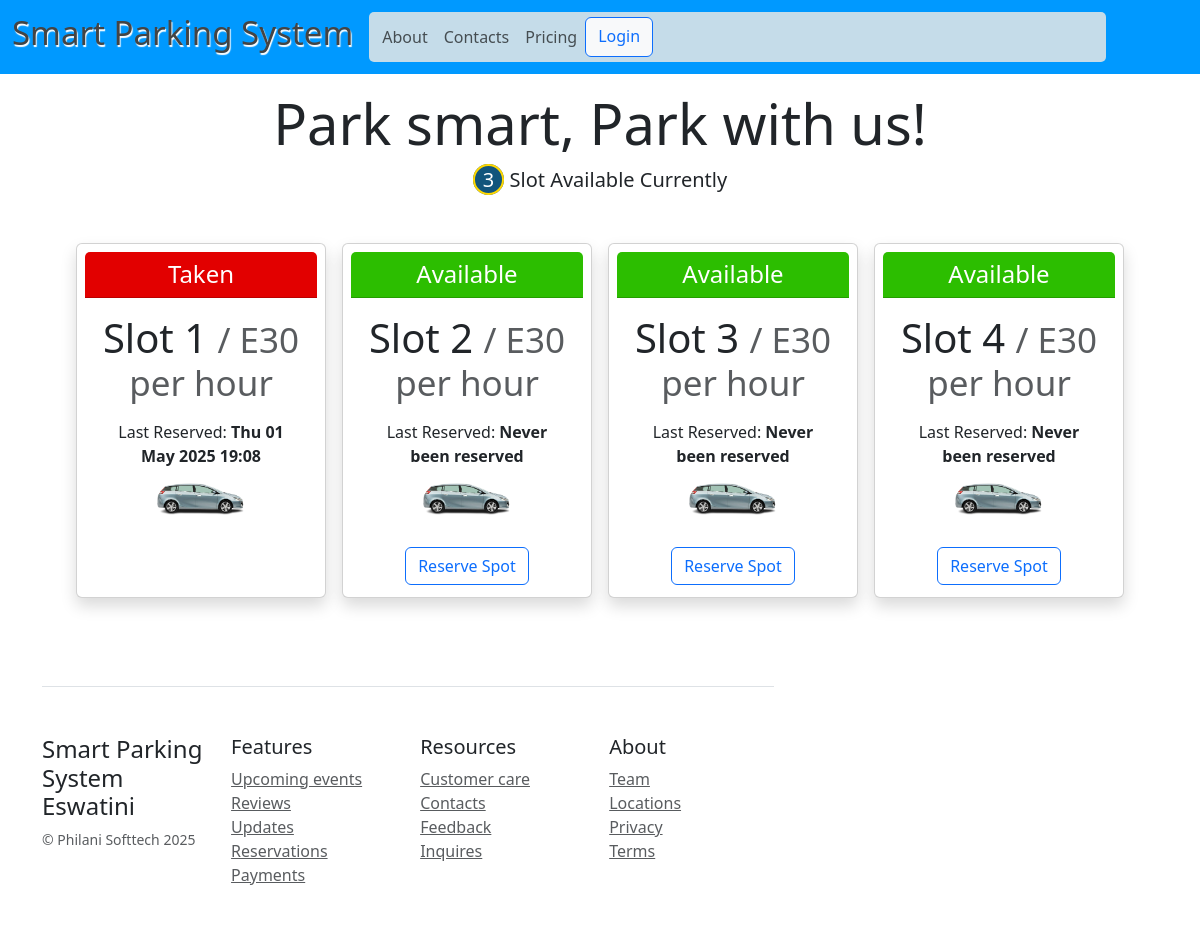
The page / on the database its author committed.
### tables this page shows
CREATE TABLE `parkings` (
  `id` int(11) NOT NULL,
  `parking_code` varchar(50) DEFAULT NULL,
  `parking_type` varchar(20) DEFAULT NULL,
  `parking_name` varchar(100) NOT NULL,
  `price` float NOT NULL,
  `status` tinyint(1) NOT NULL DEFAULT 1,
  `location` varchar(255) DEFAULT NULL
);

CREATE TABLE `reservations` (
  `id` int(11) NOT NULL,
  `user` varchar(255) DEFAULT NULL,
  `vehicle_registration` varchar(20) DEFAULT NULL,
  `parking_code` varchar(255) DEFAULT NULL,
  `reserved_at` timestamp NOT NULL DEFAULT current_timestamp(),
  `parked_at` timestamp NULL DEFAULT NULL,
  `left_at` timestamp NULL DEFAULT NULL,
  `init_duration` float NOT NULL,
  `amount_paid` float NOT NULL,
  `payment_method` varchar(50) NOT NULL
);

### home.php (the view, shortened to what this page needs)
<!DOCTYPE html>
<html lang="en">
<head>
  <link rel="stylesheet" href="./Assets/css/Bootstrap/bootstrap.min.css">
  <link rel="stylesheet" href="./Assets/css/Bootstrap/bootstrap-utilities.min.css">
  <link rel="stylesheet" href="./Assets/css/style.css">
</head>
<body>
  <nav class="navbar navbar-expand-lg navbar-light">
    <div class="container-fluid ">
      <a class="navbar-brand" href="#">
        <h1 class="heading">Smart Parking System</h3>
      </a>
      <div class="collapse navbar-collapse" id="navbarNavAltMarkup">
        <div class="navbar-nav">
          <a class="nav-link" aria-current="page" href="#">About</a>
          <a class="nav-link" href="#">Contacts</a>
          <a class="nav-link" href="#">Pricing</a>
          <?php if((isset($_SESSION['signed']) && !$_SESSION['signed']) || !isset($_SESSION['signed'])):  ?>
          <a class="btn btn-light btn-outline-primary " data-bs-toggle="modal" href="#exampleModalToggle" role="button">Login</a>
          <?php endif; ?>
        </div>
      </div>
    </div>
  </nav>
  <div class="pricing-header px-3 py-3 pt-md-3 pb-md-3 mx-auto text-center">
    <h1 class="display-4"><strong>Park smart, Park with us!</strong> </h1>
    <?php
        $sql = "SELECT * FROM parkings WHERE status=1";
        $parkings = $conn->query($sql);
        $total_slots_available = $parkings->num_rows;
    ?>
    <p class="lead"><span class="total-slot"><?= $total_slots_available ?></span> Slot Available Currently</p>
  </div>
  <div class="container">
    <div class="card-deck mb-3 text-center">
      <?php
        $sql = "SELECT * FROM parkings";
        $parkings = $conn->query($sql);
        while($row = $parkings->fetch_assoc()):
          $parking_code = $row['parking_code'];
          $sql = "SELECT reserved_at FROM reservations WHERE parking_code='{$parking_code}' ORDER BY id DESC LIMIT 1";
          $query = $conn->query($sql);
          $last_reserve_time = ($query->num_rows > 0) ? date("D d M Y H:i", strtotime($query->fetch_assoc()['reserved_at'])) : "Never been reserved";
      ?>
      <?php if($row['status'] == 1): ?>
      <div class="card mb-4 shadow p-2">
        <div class="card-header ">
          <h4 class="my-0 font-weight-normal"> Available</h4>
        </div>
        <div class="card-body">
          <h1 class="card-title pricing-card-title"> <?= $row['parking_name'] ?> <small class="text-muted">/ E<?= $row['price'] ?> per hour</small></h1>
          <ul class="list-unstyled mt-3 mb-4">
            <li>Last Reserved: <b><?= $last_reserve_time ?></b></li>
            <li><img src="./Assets/Images/car.png" alt="car" class="car-img"></li>
          </ul>
          <button type="button" class="btn btn-outline-primary" data-bs-toggle="modal" <?php if (isset($_SESSION['signed'])  && $_SESSION['signed']) { ?> data-bs-target="#staticBackdrop" <?php } else { ?> href="#exampleModalToggle" <?php } ?>>Reserve Spot</button>
        </div>
      </div>
      <?php else: ?>
      <div class="card mb-4 shadow p-2">
        <div class="card-header card-taken">
          <h4 class="my-0 font-weight-normal">Taken</h4>
        </div>
        <div class="card-body">
          <h1 class="card-title pricing-card-title"> <?= $row['parking_name'] ?> <small class="text-muted">/ E<?= $row['price'] ?> per hour</small></h1>
          <ul class="list-unstyled mt-3 mb-4">
            <li>Last Reserved: <b><?= $last_reserve_time ?></b></li>
            <li><img src="./Assets/Images/car.png" alt="car" class="car-img"></li>
          </ul>
        </div>
      </div>
      <?php endif; ?>
      <?php endwhile; ?>
    </div>
    <footer class="pt-4 my-md-5 pt-md-5 border-top">
      <div class="row">
        <div class="col-12 col-md">
          <h4>Smart Parking System Eswatini</h4>
          <small class="d-block mb-3 text-muted">&copy; Philani Softtech 2025</small>
        </div>
        <div class="col-6 col-md">
          <h5>Features</h5>
          <ul class="list-unstyled text-small">
            <li><a class="text-muted" href="#">Upcoming events</a></li>
            <li><a class="text-muted" href="#">Reviews</a></li>
            <li><a class="text-muted" href="#">Updates</a></li>
            <li><a class="text-muted" href="#">Reservations</a></li>
            <li><a class="text-muted" href="#">Payments</a></li>
          </ul>
        </div>
        <div class="col-6 col-md">
          <h5>Resources</h5>
          <ul class="list-unstyled text-small">
            <li><a class="text-muted" href="#">Customer care</a></li>
            <li><a class="text-muted" href="#">Contacts</a></li>
            <li><a class="text-muted" href="#">Feedback</a></li>
            <li><a class="text-muted" href="#">Inquires</a></li>
          </ul>
        </div>
        <div class="col-6 col-md">
          <h5>About</h5>
          <ul class="list-unstyled text-small">
            <li><a class="text-muted" href="#">Team</a></li>
            <li><a class="text-muted" href="#">Locations</a></li>
            <li><a class="text-muted" href="#">Privacy</a></li>
            <li><a class="text-muted" href="#">Terms</a></li>
          </ul>
        </div>
      </div>
    </footer>
  </div>
</body>
</html>

### index.php (shortened to what this page needs)
<body>
    <?php
        $page = isset($_GET['p']) ? $_GET['p'] : 'home';
        if(!file_exists($page.".php") && !is_dir($page)){
            include '404.php';
        }else{
            if(is_dir($page)){
                include $page.'/index.php';
            }
        else{
            include $page.'.php';
        }
      }
    ?>
</body>
</html>

### Assets/css/style.css (style rules this page uses)
.navbar { background-color: rgb(0, 153, 255); display: flex; justify-content: space-between; }
.navbar-brand { text-shadow: 1px 2px 1px rgb(255, 255, 255); }
.heading { color: #444; font-size: 33px; }
.navbar-nav { background-color: rgb(197, 220, 233); border-radius: 5px; padding: 5px; width: 90%; padding-left: 5px !important; display: flex; position: relative; }
.total-slot { background-color: rgb(18, 85, 124); color: white; font-weight: 500; border: 2px solid gold; border-radius: 50%; padding: 0 8px; }
.container { display: flex; flex-wrap: wrap; }
.card { width: 250px; height: 355px; margin: 1rem 0; }
.card-header { background-color: rgb(44, 190, 0); }
.card-header h4 { color: white; }
.card-taken { background-color: rgb(226, 0, 0); }
.card-deck { width: 100%; display: flex; justify-content: center; align-items: center; flex-wrap: wrap; gap: 1rem; }
.car-img { max-width: 100px; }

### rows shown on the page
parkings: parking_name "Slot 1", price "30", id.reserved_at "Thu 01 May 2025 19:08", status "Never been reserved"
parkings: parking_name "Slot 2", price "30"
parkings: parking_name "Slot 3", price "30"
parkings: parking_name "Slot 4", price "30"

### other values the page prints
$total_slots_available "3"
